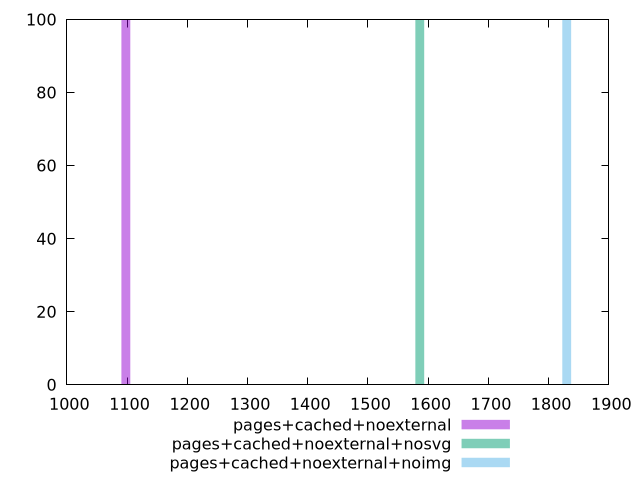

Write the gnuplot code that produced this figure.
$_pagesCachedNoexternal <<EOF
1098 100
EOF
$_pagesCachedNoexternalNosvg <<EOF
1586 100
EOF
$_pagesCachedNoexternalNoimg <<EOF
1830 100
EOF
set key outside below
set terminal pngcairo
set output "report_00006_2020-11-02T20-21-41.718Z/uses-long-cache-ttl/uses-long-cache-ttl_pages+cached+noexternal_pages+cached+noexternal+nosvg_pages+cached+noexternal+noimg+hist.png"
set boxwidth 14.64
set style fill transparent solid 0.5 noborder
set yrange [0:100]
plot $_pagesCachedNoexternal title "pages+cached+noexternal" with boxes ,$_pagesCachedNoexternalNosvg title "pages+cached+noexternal+nosvg" with boxes ,$_pagesCachedNoexternalNoimg title "pages+cached+noexternal+noimg" with boxes ,
